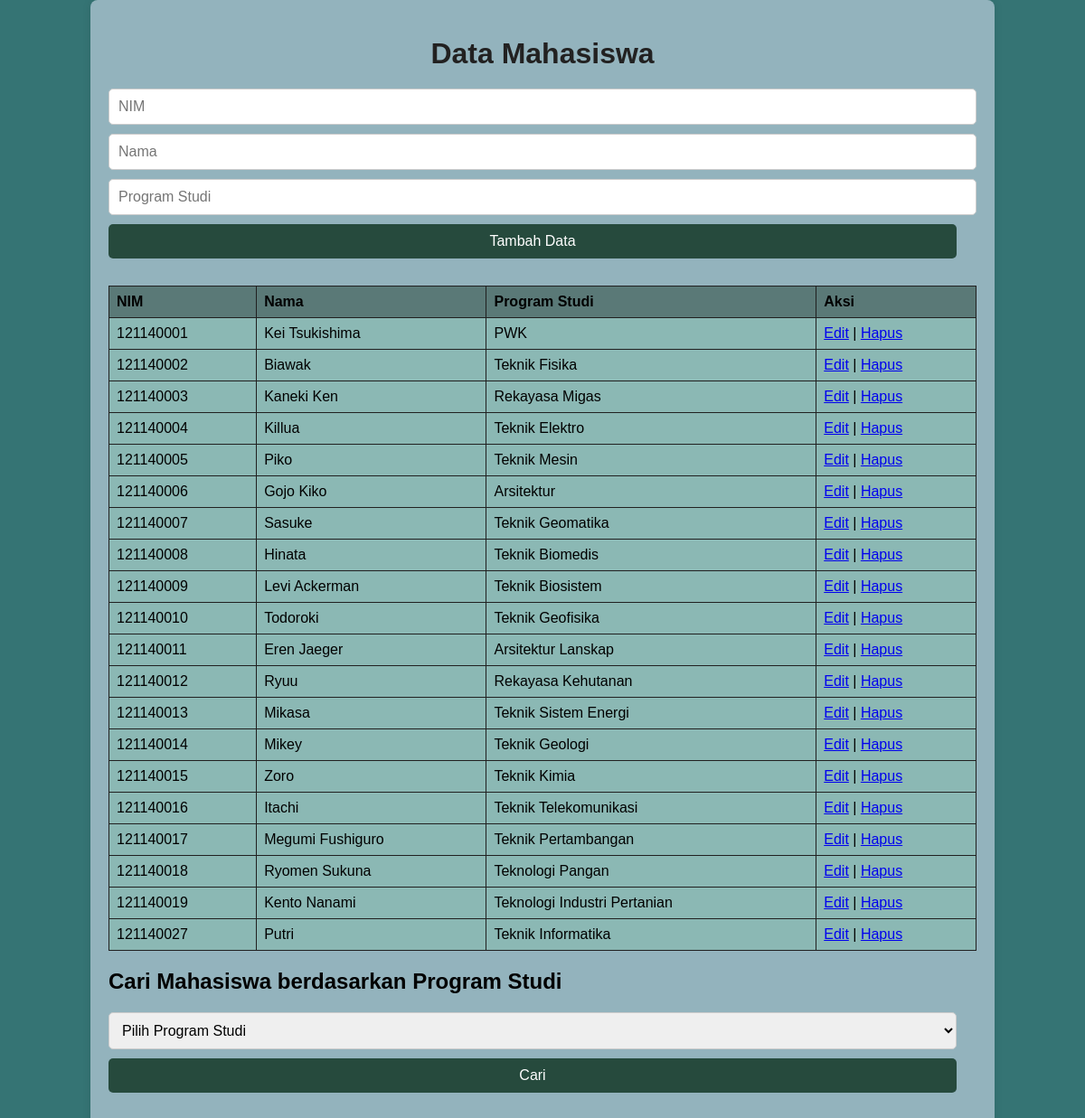
The page / on the database its author committed.
### tables this page shows
CREATE TABLE `mahasiswa` (
  `nim` varchar(20) NOT NULL,
  `nama` varchar(100) NOT NULL,
  `prodi` varchar(50) NOT NULL
);

### index.php (the view, shortened to what this page needs)
<!DOCTYPE html>
<html lang="en">
<head>
    <link rel="stylesheet" href="style.css">
</head>
<body>
    <div class="container">
        <h1>Data Mahasiswa</h1>
        <form action="" method="post">
            <input type="text" name="nim" placeholder="NIM" required>
            <input type="text" name="nama" placeholder="Nama" required>
            <input type="text" name="prodi" placeholder="Program Studi" required>
            <button type="submit" name="tambah">Tambah Data</button>
        </form>
            <?php
            $host = "localhost";
            $username = "root";
            $password = "";
            $database = "data_mahasiswa";
            $koneksi = new mysqli($host, $username, $password, $database);
            ?>
        <?php
        $query_tampilkan = "SELECT * FROM mahasiswa";
        $result = $koneksi->query($query_tampilkan);
        if ($result->num_rows > 0) {
            echo "<table border='1'>";
            echo "<tr><th>NIM</th><th>Nama</th><th>Program Studi</th><th>Aksi</th></tr>";
            while ($row = $result->fetch_assoc()) {
                echo "<tr>";
                echo "<td>".$row['nim']."</td>";
                echo "<td>".$row['nama']."</td>";
                echo "<td>".$row['prodi']."</td>";
                echo "<td><a href='edit.php?nim=".$row['nim']."'>Edit</a> | <a href='hapus.php?nim=".$row['nim']."'>Hapus</a></td>";
                echo "</tr>";
            }
            echo "</table>";
        } else {
            echo "<p>Tidak ada data mahasiswa.</p>";
        }
        ?>
        <h2>Cari Mahasiswa berdasarkan Program Studi</h2>
        <form action="" method="get">
            <select name="prodi">
                <option value="">Pilih Program Studi</option>
            </select>
            <button type="submit" name="cari">Cari</button>
        </form>
    </div>
</body>
</html>

### style.css (style rules this page uses)
body { font-family: Arial, sans-serif; margin: 0; padding: 0; background-color: rgb(53, 116, 116); }
.container { width: 80%; margin: 0 auto; background-color: #93b3bd; padding: 20px; border-radius: 8px; box-shadow: 0 0 10px rgba(0, 0, 0, 0.1); }
h1 { text-align: center; margin-bottom: 20px; color: #222121; }
form { margin-bottom: 20px; }
input[type="text"], select, button { padding: 10px; margin-bottom: 10px; width: calc(100% - 22px); border-radius: 5px; border: 1px solid #ccc; font-size: 16px; }
button { background-color: rgb(38, 74, 61); color: white; border: none; cursor: pointer; }
table { width: 100%; border-collapse: collapse; margin-bottom: 20px; }
table th, table td { border: 1px solid rgb(32, 32, 32); background-color: rgb(139, 184, 180); padding: 8px; text-align: left; }
table th { background-color: rgb(90, 121, 119); }

### rows shown on the page
mahasiswa: nim "121140001", nama "Kei Tsukishima", prodi "PWK"
mahasiswa: nim "121140002", nama "Biawak", prodi "Teknik Fisika"
mahasiswa: nim "121140003", nama "Kaneki Ken", prodi "Rekayasa Migas"
mahasiswa: nim "121140004", nama "Killua", prodi "Teknik Elektro"
mahasiswa: nim "121140005", nama "Piko", prodi "Teknik Mesin"
mahasiswa: nim "121140006", nama "Gojo Kiko", prodi "Arsitektur"
mahasiswa: nim "121140007", nama "Sasuke", prodi "Teknik Geomatika"
mahasiswa: nim "121140008", nama "Hinata", prodi "Teknik Biomedis"
mahasiswa: nim "121140009", nama "Levi Ackerman", prodi "Teknik Biosistem"
mahasiswa: nim "121140010", nama "Todoroki", prodi "Teknik Geofisika"
mahasiswa: nim "121140011", nama "Eren Jaeger", prodi "Arsitektur Lanskap"
mahasiswa: nim "121140012", nama "Ryuu", prodi "Rekayasa Kehutanan"
mahasiswa: nim "121140013", nama "Mikasa", prodi "Teknik Sistem Energi"
mahasiswa: nim "121140014", nama "Mikey", prodi "Teknik Geologi"
mahasiswa: nim "121140015", nama "Zoro", prodi "Teknik Kimia"
mahasiswa: nim "121140016", nama "Itachi", prodi "Teknik Telekomunikasi"
mahasiswa: nim "121140017", nama "Megumi Fushiguro", prodi "Teknik Pertambangan"
mahasiswa: nim "121140018", nama "Ryomen Sukuna", prodi "Teknologi Pangan"
mahasiswa: nim "121140019", nama "Kento Nanami", prodi "Teknologi Industri Pertanian"
mahasiswa: nim "121140027", nama "Putri", prodi "Teknik Informatika"
